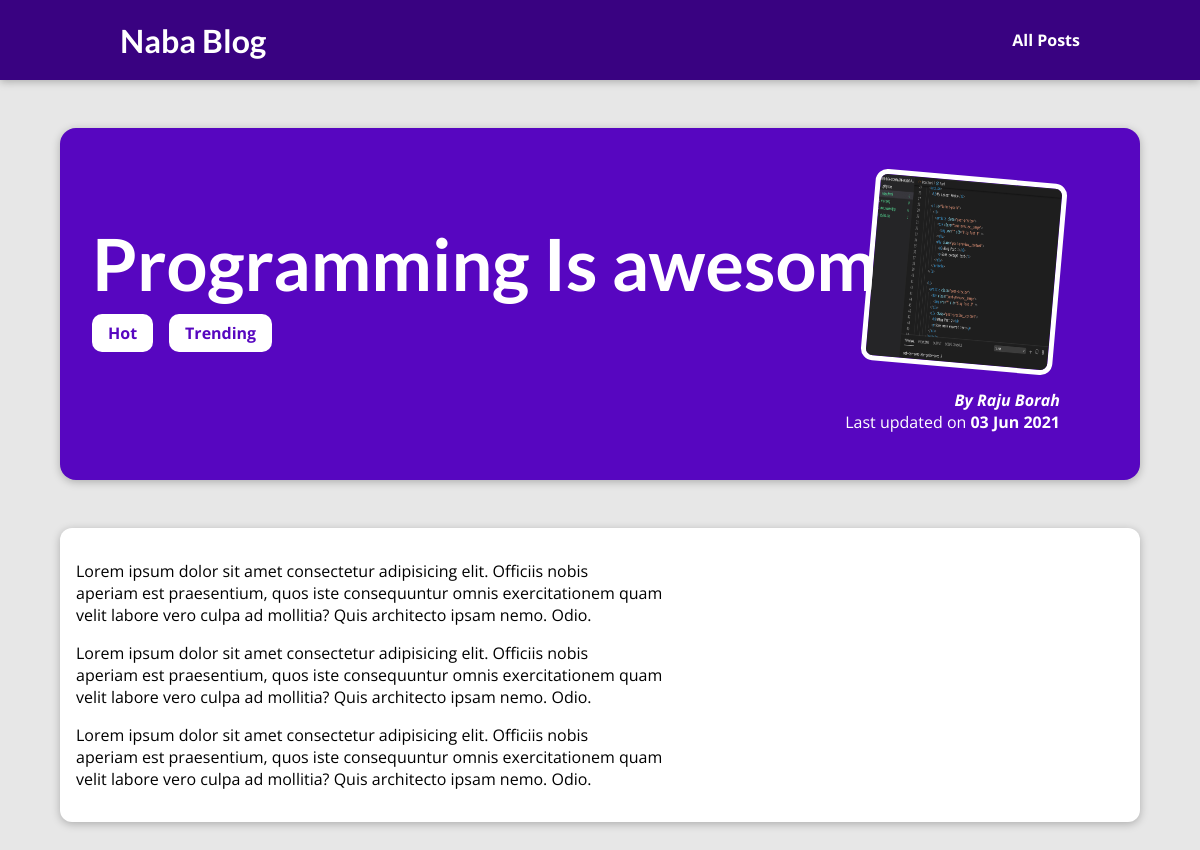
Page /posts/programming-is-fun on the committed database.
### blog/models.py (models this page shows, shortened)
class Post(models.Model):
    title = models.CharField(max_length=150)
    excerpt = models.CharField(max_length=200)
    image = models.ImageField(upload_to="posts", null=True)
    date = models.DateField(auto_now=True)
    slug = models.SlugField(unique=True, db_index=True)
    content = models.TextField(validators=[MinLengthValidator(10)])
    author = models.ForeignKey(Author, on_delete=models.SET_NULL,null=True, related_name="posts")
    tags = models.ManyToManyField(Tag)

class Tag(models.Model):
    caption = CharField(max_length=100)

class Author(models.Model):
    first_name = models.CharField(max_length=200)
    last_name = models.CharField(max_length=100)
    email_address = models.EmailField()
    def __str__(self) -> str:
        return f"{self.first_name} {self.last_name}"

### blog/views.py (the view)
# urls.py: path("posts/<slug:slug>", views.post_detail, name="post-detail-page")
def post_detail(request, slug):
    post = get_object_or_404(Post, slug=slug)
    return render(request, "blog/post-detail.html", {
       "post" : post,
       "tags": post.tags.all()
    })

### blog/templates/blog/post-detail.html (shortened to what this page needs)
{% extends 'base.html' %}
{% load static %}
{% block css_files %}
<link rel="stylesheet" href="{% static 'blog/post-detail.css' %}" />
{% endblock css_files %} {% block content %}
<section id="summary">
  <h2>{{ post.title }}</h2>
  <div>
    {% for tag in tags %}<span class="tag">{{tag.caption}}</span>{% endfor %}
  </div>
  <article>
    <img src="{{ post.image.url }}" alt="{{ post.title }}" />
    <address>
      By <a href="mailto:{{post.author.email_address}}">{{ post.author }}</a>
    </address>
    <div>Last updated on <time>{{ post.date|date:"d M Y" }}</time></div>
  </article>
</section>
<main>
  <p>{{ post.content|linebreaks }}</p>
</main>
{% endblock content %}

### static/app.css (style rules this page uses)
* { box-sizing: border-box; }
html { font-family: 'Open Sans', 'Lato', sans-serif; }
body { margin: 0; }
h1, h2, h3 { font-family: 'Lato', sans-serif; font-weight: bold; }

### blog/static/blog/post-detail.css (style rules this page uses)
body { background-color: #e7e7e7; }
#summary { margin: 8rem auto 3rem auto; padding: 2rem; width: 90%; max-width: 90rem; border-radius: 16px; background-color: #5706c0; position: relative; box-shadow: 0 2px 8px rgba(0, 0, 0, 0.25); height: 22rem; }
#summary h2 { color: white; margin-bottom: 1rem; font-size: 4.5rem; }
#summary article { position: absolute; top: 2rem; right: 3rem; padding: 1rem 2rem; border-radius: 12px; text-align: right; color: white; }
#summary article img { width: 12rem; height: 12rem; border-radius: 12px; transform: rotateZ(5deg); border: 5px solid white; margin-bottom: 1rem; }
#summary address { font-weight: bold; }
#summary a { color: white; text-decoration: none; }
#summary time { font-weight: bold; }
main { width: 90%; max-width: 90rem; margin: 3rem auto; background-color: white; padding: 1rem; border-radius: 12px; box-shadow: 0 2px 8px rgba(0, 0, 0, 0.25); }
.tag { background-color: white; color: #5706c0; font-weight: 700; margin-right: 1rem; padding: 0.5rem 1rem; border-radius: 10px; }

### rows in the picture
Post: title "Programming Is awesome", image (picture), author "Raju Borah", date "03 Jun 2021", content "Lorem ipsum dolor sit amet consectetur adipisicing elit. Officiis nobis aperiam est praesentium, quos iste consequuntur omnis exercitationem quam velit labore vero culpa ad mollitia? Quis architecto ipsam nemo. Odio. Lorem ipsum dolor sit amet consectetur adipisicing elit. Officiis nobis aperiam est praesentium, quos iste consequuntur omnis exercitationem quam velit labore vero culpa ad mollitia? Quis architecto ipsam nemo. Odio. Lorem ipsum dolor sit amet consectetur adipisicing elit. Officiis nobis aperiam est praesentium, quos iste consequuntur omnis exercitationem quam velit labore vero culpa ad mollitia? Quis architecto ipsam nemo. Odio."
Tag: caption "Hot"
Tag: caption "Trending"
